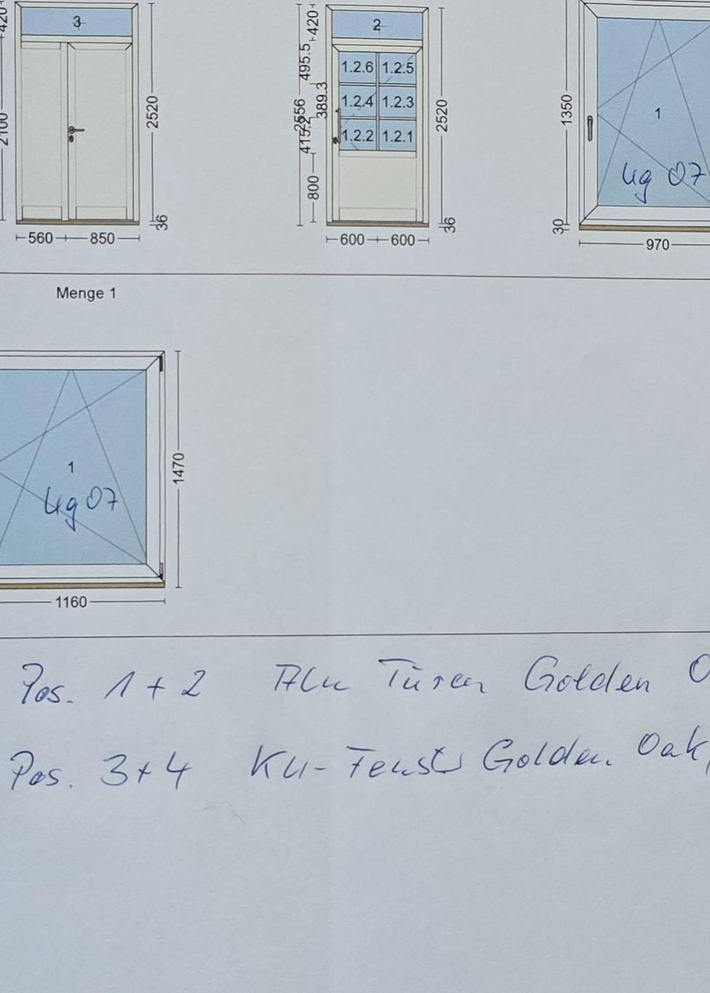
#> input picture app/vision/debug/center.jpg, 710 x 993 px, shrunk from 974 x 1362 before the run
$ python -i detect_diagonals.py   (imports and definitions only)
#> lines starting #> are read from the running program, lines starting #| are printed output that depends on the picture; after the words box and inside, x2 and y2 are one past the last pixel; in counts of white or black regions, pixels touching at a corner belong together
import cv2
import numpy as np


def detect_diagonals(
    image_path: str
):

#> called with image_path = '../debug/center.jpg'
    image = cv2.imread(image_path)
#> image is the input picture: shape (993, 710, 3); mean B, G, R 199, 191, 183.4

    gray = cv2.cvtColor(
        image,
        cv2.COLOR_BGR2GRAY
    )
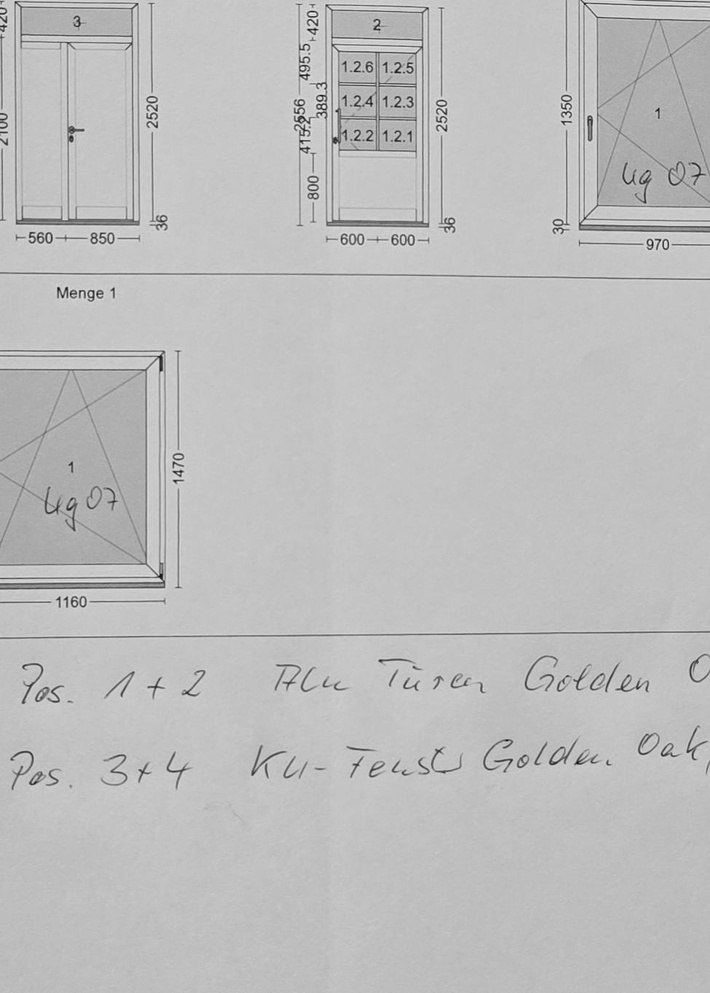
#> gray: shape (993, 710); min 6, max 245, mean 189.7

    edges = cv2.Canny(
        gray,
        50,
        150
    )
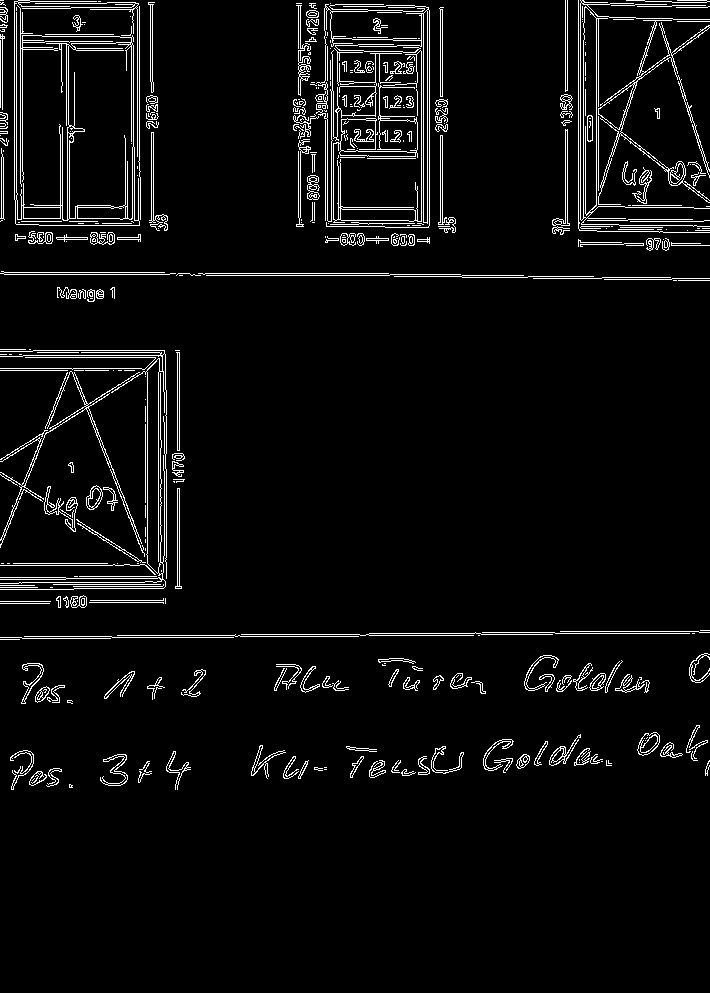
#> edges: shape (993, 710); 4.7% white in thin lines or dots, all inside (x1, y1, x2, y2) = (0, 0, 710, 790)

    lines = cv2.HoughLinesP(

        edges,

        1,

        np.pi / 180,

        threshold=40,

        minLineLength=40,

        maxLineGap=10
    )
#> lines = 238 rows, first 6: [578, 246, 578, 0], [406, 276, 519, 277], [552, 230, 662, 231], [22, 181, 22, 0], [581, 226, 662, 227], [565, 228, 565, 0]

    diagonals = []

    if lines is None:
        return diagonals

    center_x = image.shape[1] / 2
#> center_x = 355
    center_y = image.shape[0] / 2
#> center_y = 496.5

    for line in lines:

        x1, y1, x2, y2 = line[0]

        dx = abs(x2 - x1)
        dy = abs(y2 - y1)

        if dx == 0:
            continue

        slope = dy / dx

        line_center_x = (x1 + x2) / 2
        line_center_y = (y1 + y2) / 2

        distance_x = abs(
            line_center_x - center_x
        )

        distance_y = abs(
            line_center_y - center_y
        )

        if (
            0.5 < slope < 2.5
            and distance_x < image.shape[1] * 0.35
            and distance_y < image.shape[0] * 0.20
        ):

            length = (
                (x2 - x1) ** 2
                + (y2 - y1) ** 2
            ) ** 0.5

            if length > image.shape[1] * 0.35:

                diagonals.append(
                    (x1, y1, x2, y2)
                )
#> this loop made 238 passes
#> (x1, y1, x2, y2, dx, dy, slope, line_center_x) on passes 93, 160: (72, 521, 162, 577, 90, 56, 0.622, 117), (66, 421, 162, 359, 96, 62, 0.646, 114)
#> (x1, y1, x2, y2, dx, dy) on passes 1, 4, 6, 7, 8, 10: (578, 246, 578, 0, 0, 246), (22, 181, 22, 0, 0, 181), (565, 228, 565, 0, 0, 228), (16, 199, 16, 1, 0, 198), (580, 227, 580, 0, 0, 227), (598, 206, 598, 16, 0, 190)
#> after the loop, diagonals = []

    return diagonals

>>> result = detect_diagonals('../debug/center.jpg')
#> result = []
